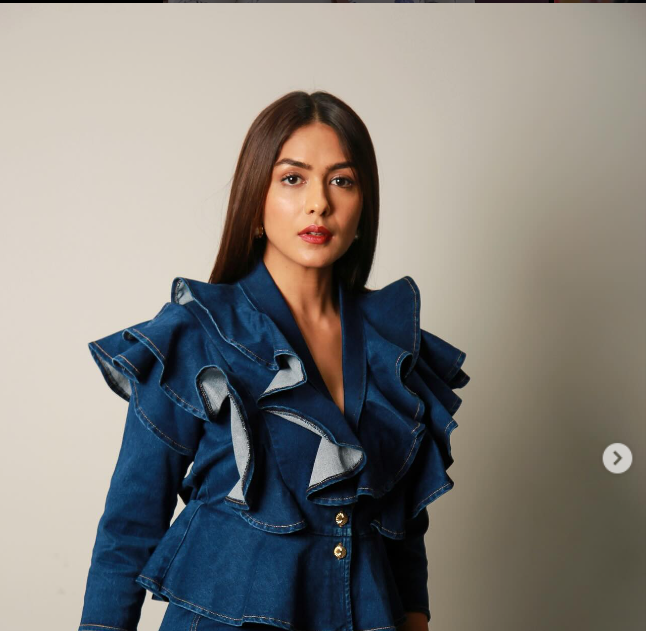
#> input picture DD.png, 646 x 631 px
$ python FD_Single.py
#> lines starting #> are read from the running program, lines starting #| are printed output that depends on the picture; after the words box and inside, x2 and y2 are one past the last pixel; in counts of white or black regions, pixels touching at a corner belong together

#pip install opencv-python

import cv2
#can work with only greyscale
#only use with black and white image only
#____________________________________________________________________________________


trainedData=cv2.CascadeClassifier("Face.xml")
#load dataset
#classifer to find image from face.xml
#____________________________________________________________________________________

img1=cv2.imread('DD.png')
#> img1 is the input picture: shape (631, 646, 3); mean B, G, R 124.2, 129, 132.1
#img2=cv2.imread('roomies.jpg')
#choose a img
#____________________________________________________________________________________

greyimg=cv2.cvtColor(img1,cv2.COLOR_BGR2GRAY)
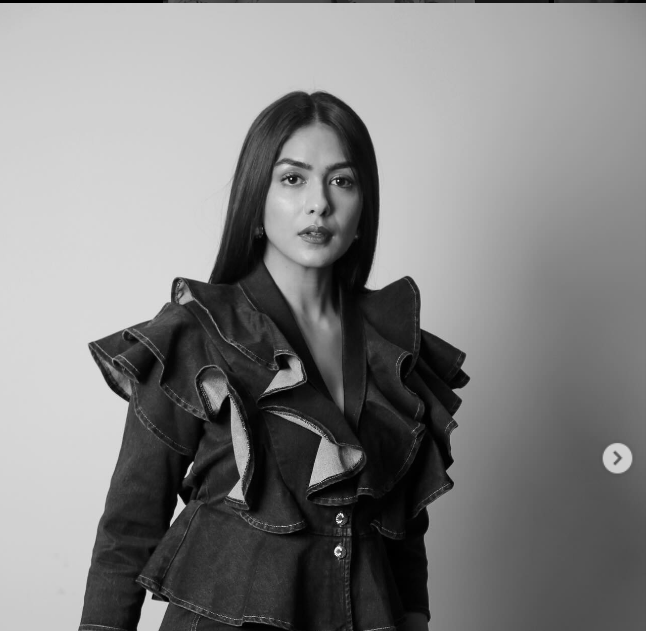
#> greyimg: shape (631, 646); min 0, max 249, mean 129.4
#convert img to grey scale
#____________________________________________________________________________________


faceCoordinates=trainedData.detectMultiScale(greyimg)
#> faceCoordinates = [[255, 130, 127, 127]]
#detecting a faces

print(faceCoordinates)
#| [[255 130 127 127]]
#[[281  67 286 286]
# [685 609  49  49]]

x,y,w,h=faceCoordinates[0]
#> x = 255; y = 130; w = 127; h = 127

cv2.rectangle(img1,(x,y),(x+w,y+h),(0,255,255),2)
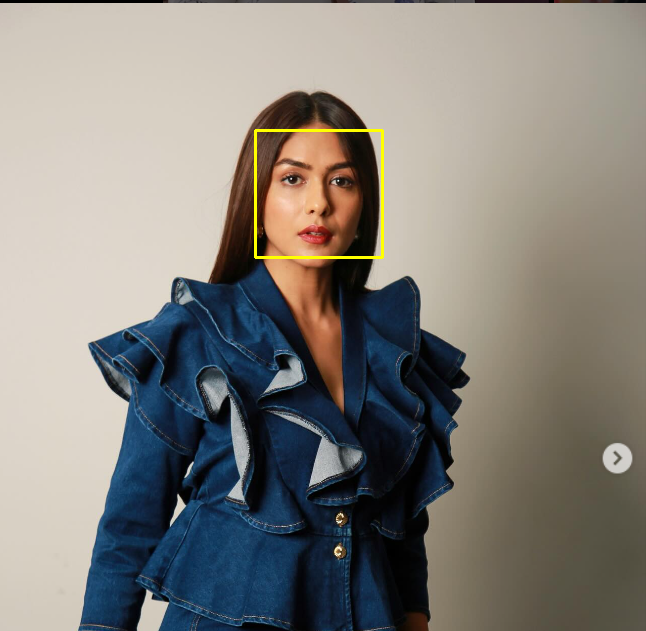
#> img1: shape (631, 646, 3); 0.37% of pixels changed, all inside (x1, y1, x2, y2) = (254, 129, 384, 259)

#____________________________________________________________________________________


cv2.imshow('Single Person',img1)
cv2.waitKey()
#pause the img till nay key is pressed.
#show image
#____________________________________________________________________________________

print("End of Code.")
#____________________________________________________________________________________

$ run again, with roomies.png copied over DD.png
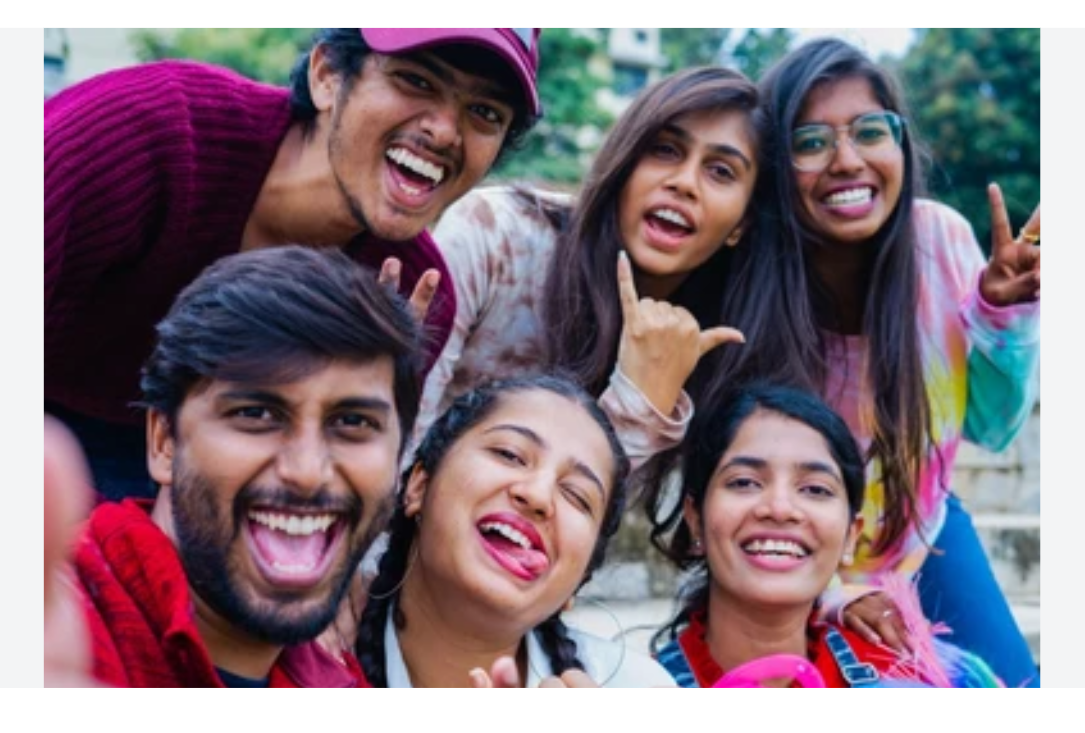
#> input picture roomies.png, 1085 x 733 px
#> img1 is the input picture: shape (733, 1085, 3); mean B, G, R 125.1, 114.8, 132.2
#> `greyimg=cv2.cvtColor(img1,cv2.COLOR_BGR2GRAY)`:
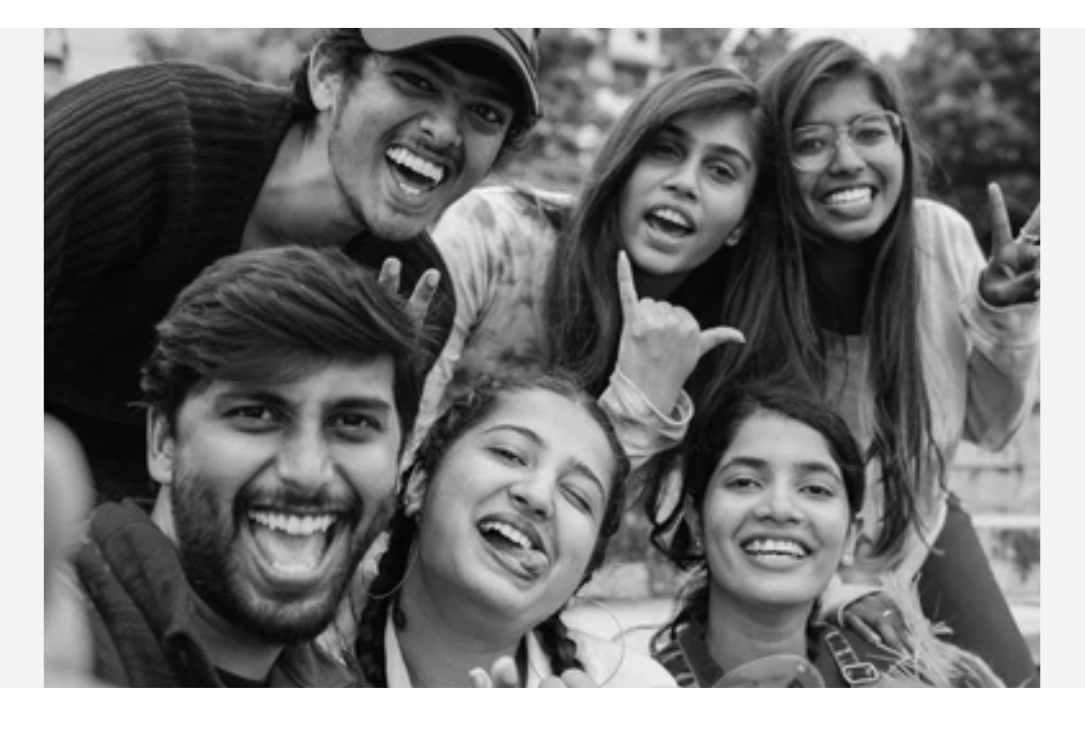
#> greyimg: shape (733, 1085); min 1, max 255, mean 121.2
#> faceCoordinates = [[493, 522, 71, 71], [943, 436, 95, 95], [776, 83, 140, 140], [568, 559, 112, 112], [692, 413, 172, 172], [602, 95, 171, 171], [169, 317, 273, 273]]
#| [[493 522  71  71]
#|  [943 436  95  95]
#|  [776  83 140 140]
#|  [568 559 112 112]
#|  [692 413 172 172]
#|  [602  95 171 171]
#> (further printed lines are left out)
#> x = 493; y = 522; w = 71
#> `cv2.rectangle(img1,(x,y),(x+w,y+h),(0,255,255),2)`:
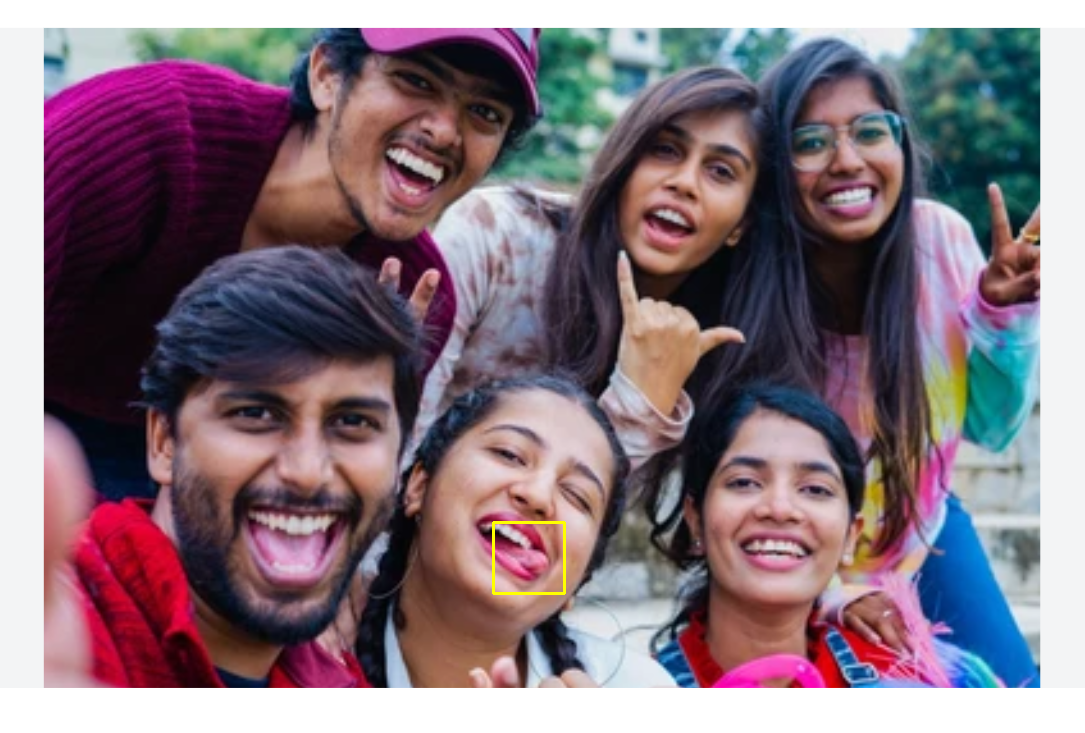
#> img1: shape (733, 1085, 3); 0.11% of pixels changed, all inside (x1, y1, x2, y2) = (492, 521, 566, 595)

$ run again, with Multi.jpg saved as DD.png
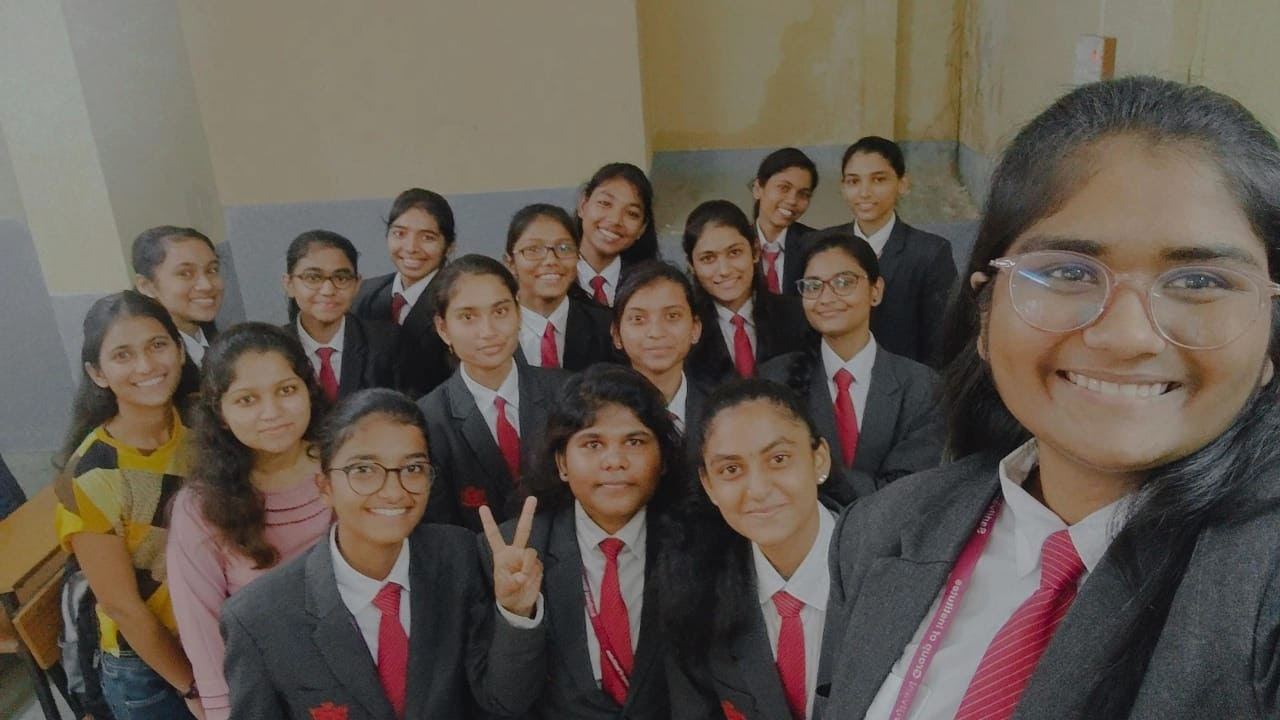
#> input picture Multi.jpg, 1280 x 720 px
#> img1 is the input picture: shape (720, 1280, 3); mean B, G, R 80.2, 89.8, 100.1
#> `greyimg=cv2.cvtColor(img1,cv2.COLOR_BGR2GRAY)`:
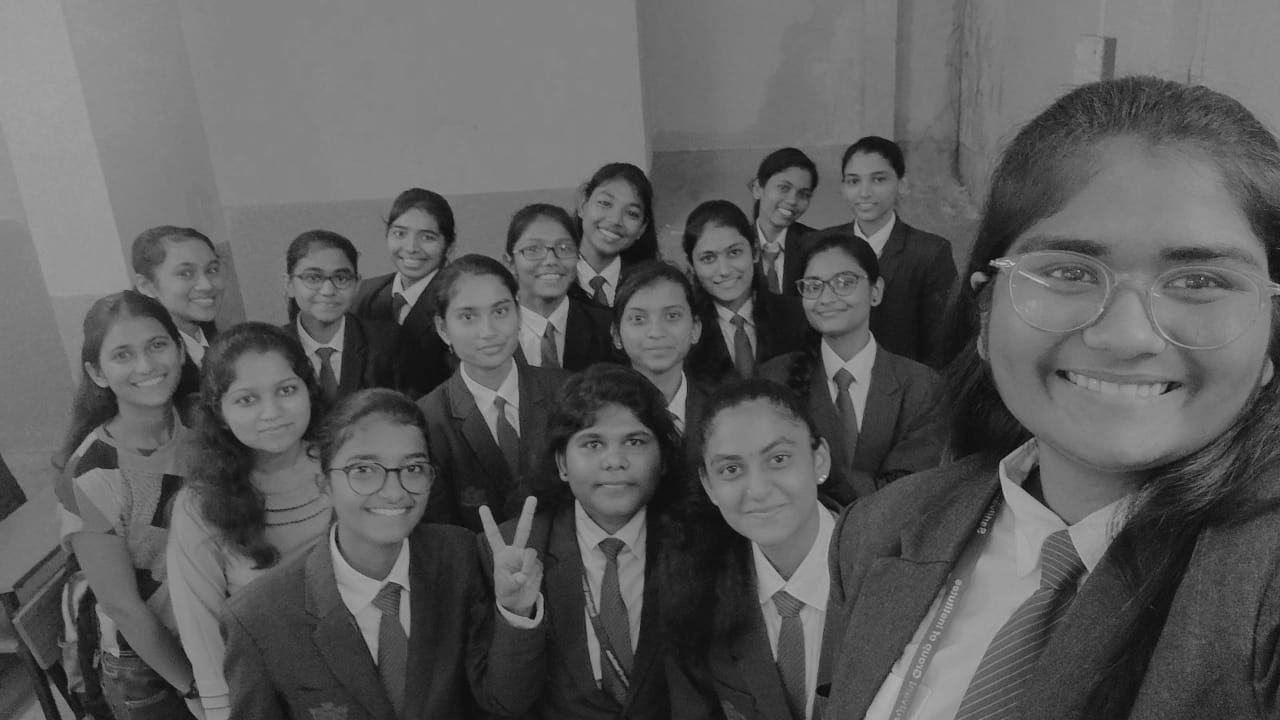
#> greyimg: shape (720, 1280); min 4, max 200, mean 91.8
#> faceCoordinates = 21 rows, first 6: [833, 153, 69, 69], [758, 168, 57, 57], [379, 207, 68, 68], [583, 181, 68, 68], [509, 219, 74, 74], [687, 226, 72, 72]
#> (printed output is left out)
#> x = 833; y = 153; w = 69
#> `cv2.rectangle(img1,(x,y),(x+w,y+h),(0,255,255),2)`:
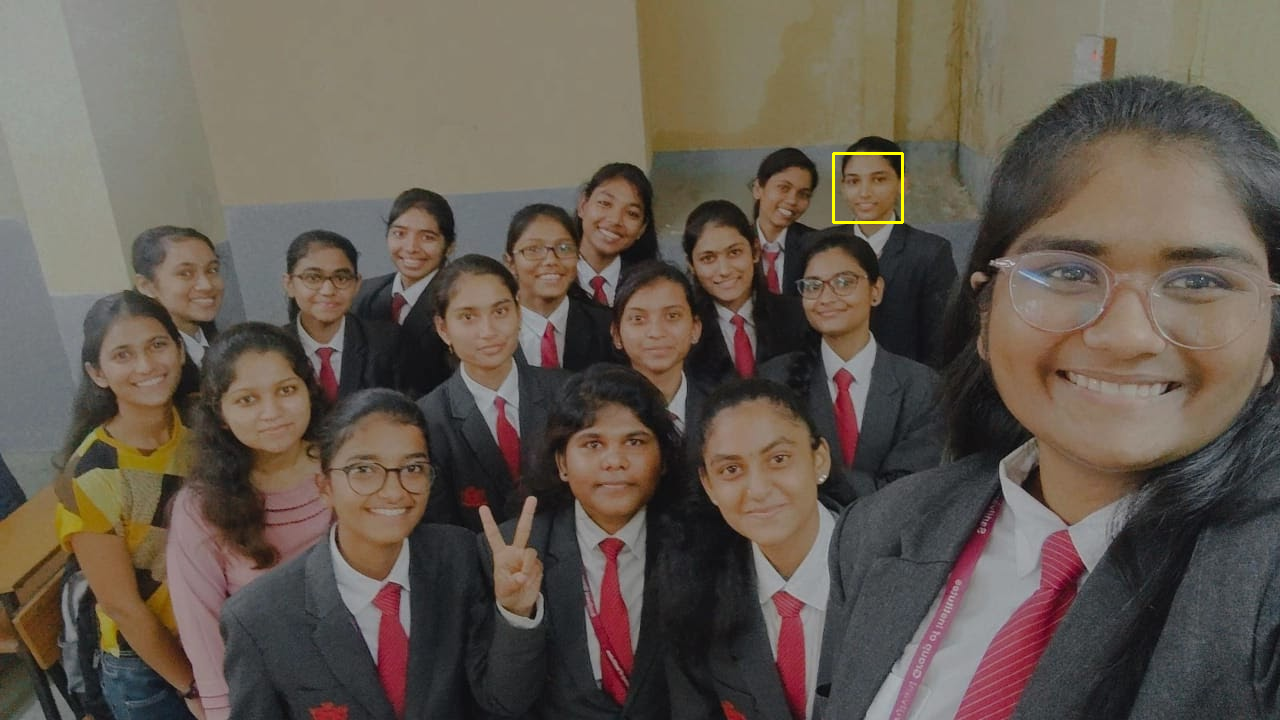
#> img1: shape (720, 1280, 3); 0.09% of pixels changed, all inside (x1, y1, x2, y2) = (832, 152, 904, 224)
